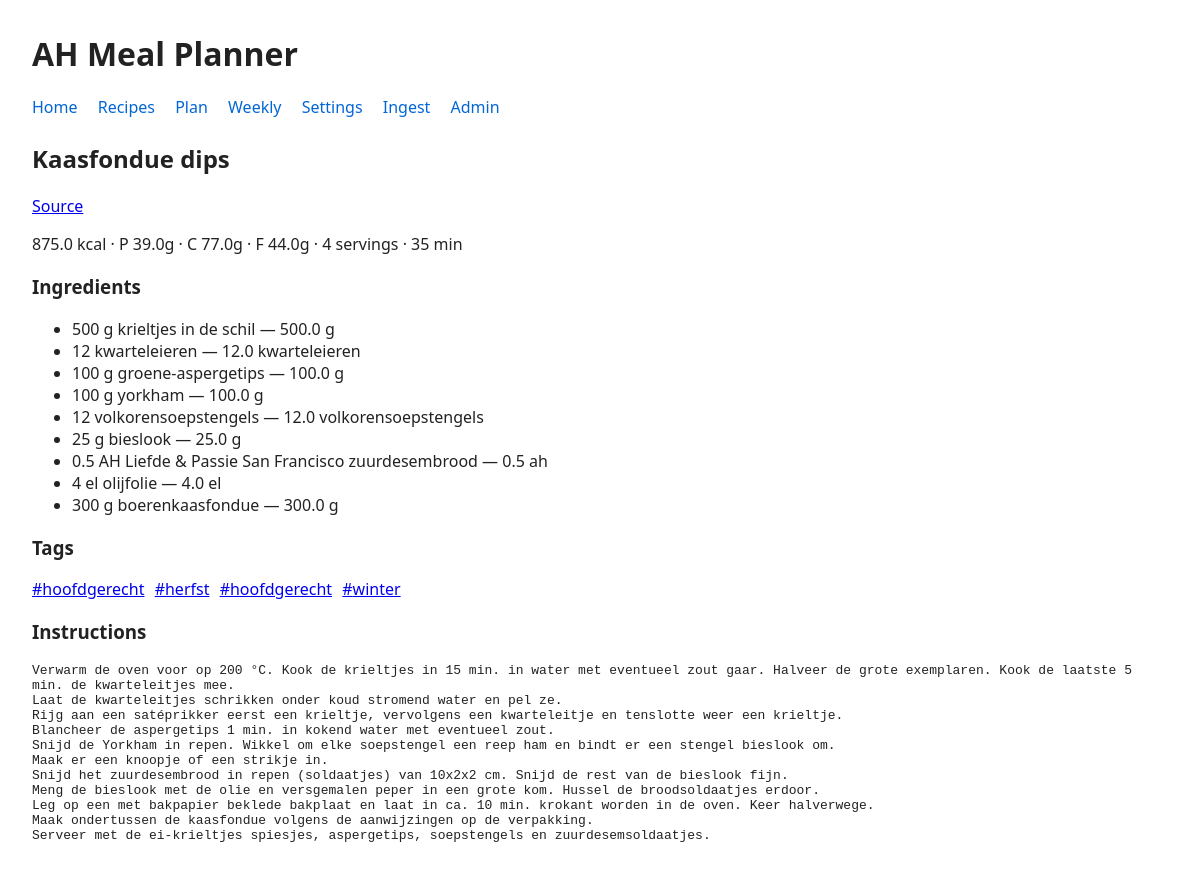
/recipes/1, run on the app's committed database.
### tables this page shows
CREATE TABLE recipes (
            id INTEGER PRIMARY KEY AUTOINCREMENT,
            source TEXT,
            source_id TEXT,
            title TEXT NOT NULL,
            url TEXT,
            image_url TEXT,
            servings INTEGER,
            total_time_min INTEGER,
            kcal_per_serving REAL,
            protein_g_per_serving REAL,
            carbs_g_per_serving REAL,
            fat_g_per_serving REAL,
            fiber_g_per_serving REAL,
            instructions TEXT,
            raw_json TEXT,
            last_seen TEXT
        );

CREATE TABLE ingredients (
            id INTEGER PRIMARY KEY AUTOINCREMENT,
            recipe_id INTEGER NOT NULL,
            name TEXT NOT NULL,
            quantity REAL,
            unit TEXT,
            product_id INTEGER,
            raw TEXT,
            FOREIGN KEY(recipe_id) REFERENCES recipes(id),
            FOREIGN KEY(product_id) REFERENCES products(id)
        );

CREATE TABLE recipe_tags (
            id INTEGER PRIMARY KEY AUTOINCREMENT,
            recipe_id INTEGER NOT NULL,
            tag TEXT NOT NULL,
            tag_type TEXT,
            FOREIGN KEY(recipe_id) REFERENCES recipes(id)
        );

### ah_mealplanner/web/routes.py (the view)
@bp.route("/recipes/<int:rid>")
def recipe_detail(rid: int):
    with _conn() as conn:
        db.init_db(conn)
        r = conn.execute("select * from recipes where id=?", (rid,)).fetchone()
        ings = conn.execute(
            """
            select i.*, p.name as product_name, p.url as product_url
            from ingredients i
            left join products p on i.product_id = p.id
            where i.recipe_id=?
            """,
            (rid,),
        ).fetchall()
        tags = conn.execute("select tag, tag_type from recipe_tags where recipe_id=? order by tag_type, tag", (rid,)).fetchall()
    if not r:
        return ("Not found", 404)
    src_url = _canonical_recipe_url(r)
    return render_template("recipe_detail.html", r=r, ings=ings, src_url=src_url, tags=tags)

### ah_mealplanner/db.py (called while the page is built)
def _ensure_parent(path: str) -> None:
    parent = os.path.dirname(path)
    if parent and not os.path.exists(parent):
        os.makedirs(parent, exist_ok=True)

@contextmanager
def connect(db_path: Optional[str] = None):
    path = db_path or DB_PATH
    _ensure_parent(path)
    conn = sqlite3.connect(path)
    conn.row_factory = sqlite3.Row
    try:
        conn.execute("PRAGMA journal_mode=WAL")
    except Exception:
        pass
    try:
        conn.execute("PRAGMA busy_timeout=15000")
    except Exception:
        pass
    try:
        yield conn
    finally:
        conn.commit()
        conn.close()

### ah_mealplanner/web/routes.py (called while the page is built, shortened)
def _conn():
    return db.connect(os.environ.get("AH_MEALPLANNER_DB"))

@bp.app_template_filter("fmt")
def fmt_number(v):
    try:
        return f"{float(v):.1f}"
    except Exception:
        return v

def _canonical_recipe_url(r) -> Optional[str]:
    u = r["url"]
    if u and isinstance(u, str) and (u.startswith("http://") or u.startswith("https://")):
        return u

### ah_mealplanner/web/templates/recipe_detail.html (shortened to what this page needs)
{% extends "base.html" %}
{% block content %}
<h2>{{ r['title'] }}</h2>
<p class="muted">
  {% if src_url %}
    <a href="{{ src_url }}" target="_blank" rel="noopener noreferrer">Source</a>
  {% else %}
    <span>No source URL available</span>
  {% endif %}
</p>
<p>
  {{ r['kcal_per_serving']|fmt }} kcal ·
  P {{ r['protein_g_per_serving']|fmt }}g ·
  C {{ r['carbs_g_per_serving']|fmt }}g ·
  F {{ r['fat_g_per_serving']|fmt }}g
  {% if r['servings'] %} · {{ r['servings'] }} servings{% endif %}
  {% if r['total_time_min'] %} · {{ r['total_time_min'] }} min{% endif %}
  </p>
<h3>Ingredients</h3>
<ul>
  {% for ing in ings %}
    <li>
      {{ (ing['raw'] or ing['name']) }}
      {% if ing['quantity'] %}
        — {{ ing['quantity']|fmt }} {{ ing['unit'] or '' }}
      {% endif %}
    </li>
  {% endfor %}
  </ul>
{% if tags %}
<h3>Tags</h3>
<p class="muted">
  {% for t in tags %}
    <a href="/recipes?tag={{ t['tag'] }}" style="margin-right:6px;">#{{ t['tag'] }}</a>
  {% endfor %}
</p>
{% endif %}
<h3>Instructions</h3>
<pre style="white-space: pre-wrap">{{ r['instructions'] }}</pre>
{% endblock %}

### ah_mealplanner/web/templates/base.html (style rules this page uses)
body { font-family: system-ui, -apple-system, Segoe UI, Roboto, sans-serif; margin: 2rem; color: #222; }
.muted { color: #666; }

### data on the page
recipes: title "Kaasfondue dips", kcal_per_serving|fmt "875.0", protein_g_per_serving|fmt "39.0", carbs_g_per_serving|fmt "77.0", fat_g_per_serving|fmt "44.0", servings "4", total_time_min "35", instructions "Verwarm de oven voor op 200 °C. Kook de krieltjes in 15 min. in water met eventueel zout gaar. Halveer de grote exemplaren. Kook de laatste 5 min. de kwarteleitjes mee. Laat de kwarteleitjes schrikken onder koud stromend water en pel ze. Rijg aan een satéprikker eerst een krieltje, vervolgens een kwarteleitje en tenslotte weer een krieltje. Blancheer de aspergetips 1 min. in kokend water met eventueel zout. Snijd de Yorkham in repen. Wikkel om elke soepstengel een reep ham en bindt er een stengel bieslook om. Maak er een knoopje of een strikje in. Snijd het zuurdesembrood in repen (soldaatjes) van 10x2x2 cm. Snijd de rest van de bieslook fijn. Meng de bieslook met de olie en versgemalen…"
ingredients: raw "500 g krieltjes in de schil", quantity|fmt "500.0", unit "g"
ingredients: raw "12 kwarteleieren", quantity|fmt "12.0", unit "kwarteleieren"
ingredients: raw "100 g groene-aspergetips", quantity|fmt "100.0", unit "g"
ingredients: raw "100 g yorkham", quantity|fmt "100.0", unit "g"
ingredients: raw "12 volkorensoepstengels", quantity|fmt "12.0", unit "volkorensoepstengels"
ingredients: raw "25 g bieslook", quantity|fmt "25.0", unit "g"
ingredients: raw "0.5 AH Liefde & Passie San Francisco zuurdesembrood", quantity|fmt "0.5", unit "ah"
ingredients: raw "4 el olijfolie", quantity|fmt "4.0", unit "el"
ingredients: raw "300 g boerenkaasfondue", quantity|fmt "300.0", unit "g"
recipe_tags: tag "hoofdgerecht"
recipe_tags: tag "herfst"
recipe_tags: tag "hoofdgerecht"
recipe_tags: tag "winter"
